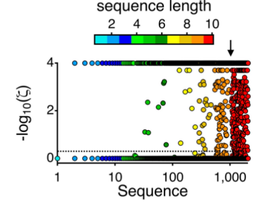
#> input picture results/figures/ppr_fig5cL-flies.png, 264 x 209 px, shrunk from 432 x 342 before the run
$ python make_comparison_figures.py
#> lines starting #> are read from the running program, lines starting #| are printed output that depends on the picture
"""
Generate side-by-side comparison figures: paper screenshots vs our Manhattan plots.

Usage:
    python scripts/make_comparison_figures.py
"""

import matplotlib
matplotlib.use("Agg")
import matplotlib.pyplot as plt
import matplotlib.image as mpimg
from pathlib import Path

ROOT = Path(__file__).parent.parent
PAPER_DIR = ROOT / "results" / "figures"
OUT_DIR = ROOT / "results" / "figures"


SPECIES = [
    {
        "name": "flies",
        "paper_img": PAPER_DIR / "ppr_fig5cL-flies.png",
        "our_img": ROOT / "results" / "flies" / "figures" / "manhattan.png",
        "paper_title": "Paper — Fig 1c left\n(Kastner et al. 2026)",
        "our_title": "pycbas — 1,605/2,046 significant (k=81)",
        "out_name": "comparison_flies.png",
    },
    {
        "name": "humans",
        "paper_img": PAPER_DIR / "ppr_fig5cL-humans.png",
        "our_img": ROOT / "results" / "humans" / "figures" / "manhattan.png",
        "paper_title": "Paper — Fig 1c middle\n(Kastner et al. 2026)",
        "our_title": "pycbas — 31/408 significant (k=2)",
        "out_name": "comparison_humans.png",
    },
    {
        "name": "rats",
        "paper_img": PAPER_DIR / "ppr_fig5cR.png",
        "our_img": ROOT / "results" / "rats" / "figures" / "manhattan.png",
        "paper_title": "Paper — Fig 1c right\n(Kastner et al. 2026)",
        "our_title": "pycbas — 177/16,483 significant (k=9)",
        "out_name": "comparison_rats.png",
    },
]


def make_comparison(spec):
    if not spec["paper_img"].exists():
        print(f"  SKIP {spec['name']}: paper screenshot not found at {spec['paper_img']}")
        return
    if not spec["our_img"].exists():
        print(f"  SKIP {spec['name']}: our manhattan not found at {spec['our_img']}")
        return

    fig, (ax1, ax2) = plt.subplots(1, 2, figsize=(12, 4))

    img_paper = mpimg.imread(str(spec["paper_img"]))
#> img_paper is the input picture: shape (209, 264, 4) float32; mean R, G, B, A 0.889, 0.88, 0.866, 1
    ax1.imshow(img_paper)
    ax1.set_title(spec["paper_title"], fontsize=11)
    ax1.axis("off")

    img_ours = mpimg.imread(str(spec["our_img"]))
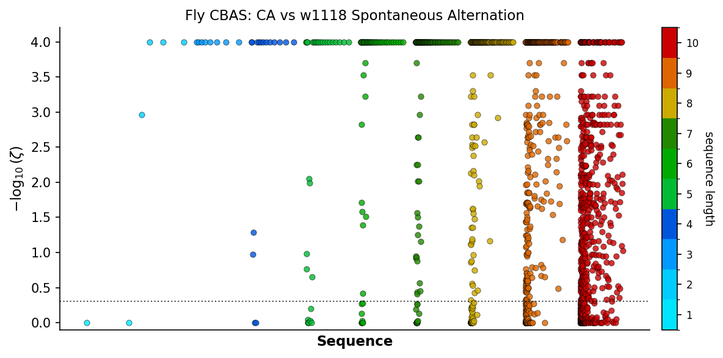
#> input picture results/flies/figures/manhattan.png, 723 x 358 px, shrunk from 1184 x 587 before the run
#> img_ours is the input picture: shape (358, 723, 4) float32; mean R, G, B, A 0.944, 0.935, 0.925, 1
    ax2.imshow(img_ours)
    ax2.set_title(spec["our_title"], fontsize=11)
    ax2.axis("off")

    fig.tight_layout(pad=1.5)
    out_path = OUT_DIR / spec["out_name"]
    fig.savefig(out_path, dpi=150, facecolor="white", bbox_inches="tight")
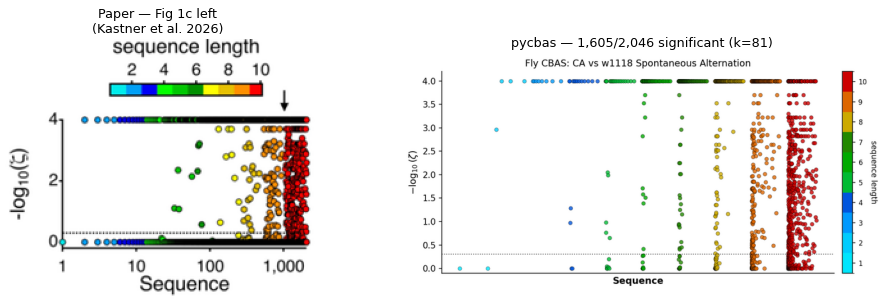
#> figure drawn by matplotlib, 2 panels
    plt.close(fig)
    print(f"  {out_path}")


if __name__ == "__main__":
    OUT_DIR.mkdir(parents=True, exist_ok=True)
    for spec in SPECIES:
        make_comparison(spec)
#> pass 2 of the loop `for spec in SPECIES:`:
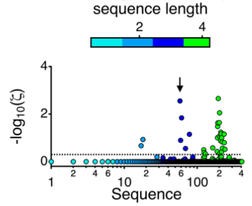
#> input picture results/figures/ppr_fig5cL-humans.png, 252 x 206 px, shrunk from 412 x 338 before the run
#> in make_comparison, img_paper is the input picture: shape (206, 252, 4) float32; mean R, G, B, A 0.913, 0.931, 0.932, 1
#> in make_comparison (call 2), `fig.savefig(out_path, dpi=150, facecolor="white", bbox_inches="tight")`:
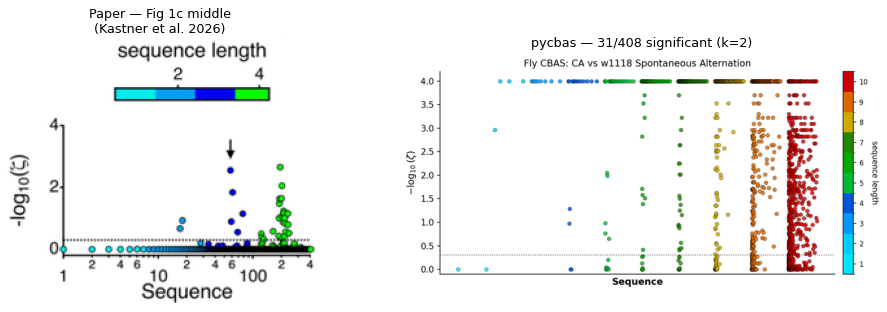
#> figure drawn by matplotlib, 2 panels
#> pass 3 of the loop `for spec in SPECIES:`:
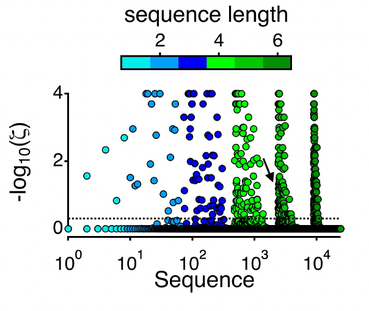
#> input picture results/figures/ppr_fig5cR.png, 369 x 311 px, shrunk from 604 x 510 before the run
#> in make_comparison, img_paper is the input picture: shape (311, 369, 4) float32; mean R, G, B, A 0.862, 0.893, 0.885, 1
#> in make_comparison (call 3), `fig.savefig(out_path, dpi=150, facecolor="white", bbox_inches="tight")`:
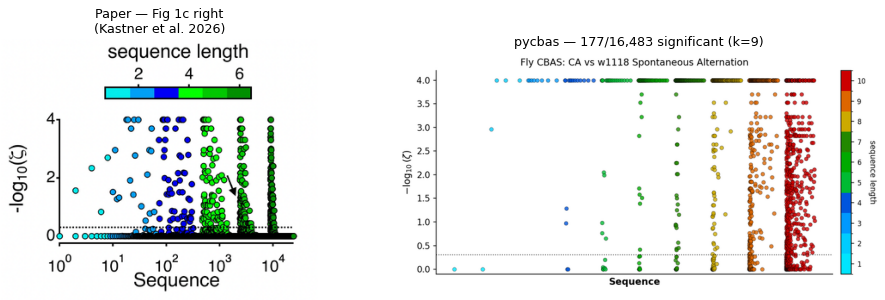
#> figure drawn by matplotlib, 2 panels
    print("\nDone.")
